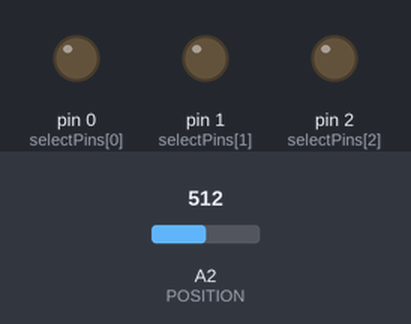
Recording of a sketch running on a simulated Arduino Uno, built with avr-gcc and run on an emulated ATmega328P. Parts: output pins drawn as LEDs (lit = HIGH). The test bench sets the inputs (shaded band); at power-on: A2 (POSITION) = 512.

Above: at 1.2 s.
1.3 s: A2 (POSITION) set to 908
2.8 s: A2 (POSITION) set to 929
At 3.4 s:
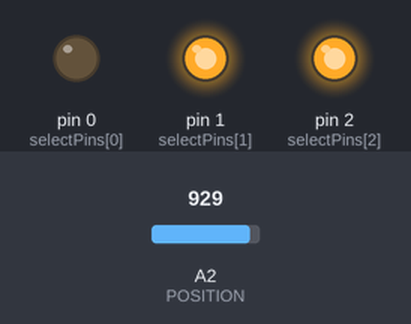
4.3 s: A2 (POSITION) set to 996
5.8 s: A2 (POSITION) set to 1022
At 6.9 s:
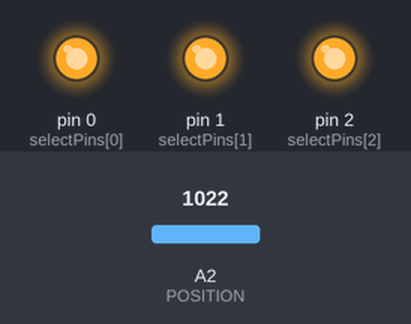
7.3 s: A2 (POSITION) set to 118
8.8 s: A2 (POSITION) set to 101
At 9.2 s:
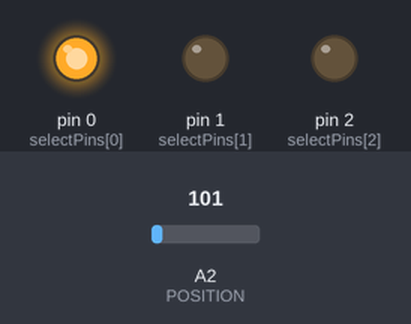
Timing chart, 0 to 11.3 s (numbered marks = the images above; inputs shaded):
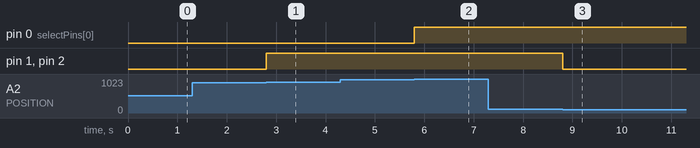

Measured:
- the behaviour switches between 918 and 919 on A2 (POSITION) (found by bisection; images 0 and 1)
- the behaviour switches between 1013 and 1014 on A2 (POSITION) (found by bisection; images 1 and 2)
- the behaviour switches between 107 and 106 on A2 (POSITION) (found by bisection; images 2 and 3)
- after the input at 1.3 s, every drawn part: stays the same
- after the input at 2.8 s, pin 1 (selectPins[1]), pin 2 (selectPins[2]): LOW → HIGH at once
- after the input at 4.3 s, every drawn part: stays the same
- after the input at 5.8 s, pin 0 (selectPins[0]): LOW → HIGH at once
- after the input at 7.3 s, every drawn part: stays the same
- after the input at 8.8 s, pin 1 (selectPins[1]), pin 2 (selectPins[2]): HIGH → LOW at once

The sketch:

8-position-rotary-switcher.ino
```cpp
#define POSITION A2

const int threshold = 10;
byte lastPin = 0xAA;
const int selectPins[3] = {0, 1, 2}; // S-pins to Arduino pins: S0~2, S1~3, S2~4

void setup() {
  pinMode(POSITION, INPUT);
  pinMode(0, OUTPUT);
  pinMode(1, OUTPUT);
  pinMode(2, OUTPUT);
}

void loop() {
  int position = analogRead(POSITION);

  // The following lines work for 8 positions
  const int totalPositions = 8;
  const int expectedValues[] = {1024, 929, 770, 603, 432, 263, 96, 0};

  for (int i = 0; i < totalPositions; i++) {
    if (evaluatePosition(position, expectedValues[i], threshold)) {
      selectMuxPin(totalPositions - 1 - i);
      break;
    }
  }
}

// Returns true if the expected position is within 1 of the given value
bool evaluatePosition(int position, int expectedValue, int threshold) {
  if (expectedValue == 0 && position == 0) {
    return true;
  }

  return (expectedValue <= (position + threshold) &&
      expectedValue >= (position - threshold));
}
// The selectMuxPin function sets the S0, S1, and S2 pins to select the give pin
void selectMuxPin(byte pin) {
  if (pin == lastPin) return; // Exit if we have already set this pin
  if (pin > 7) return; // Exit if pin is out of scope
  lastPin = pin;

  for (int i=0; i<3; i++) {
    if (pin & (1<<i))
      digitalWrite(selectPins[i], HIGH);
    else
      digitalWrite(selectPins[i], LOW);
  }
}
```
